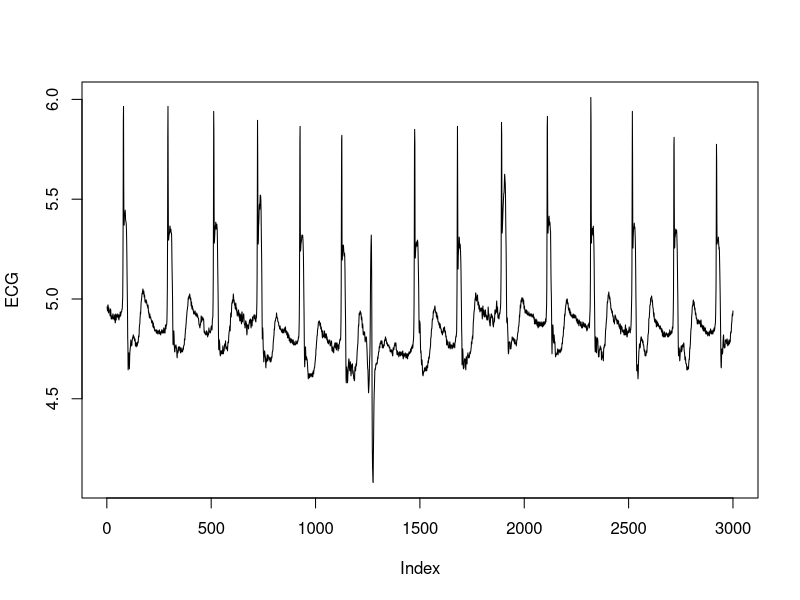
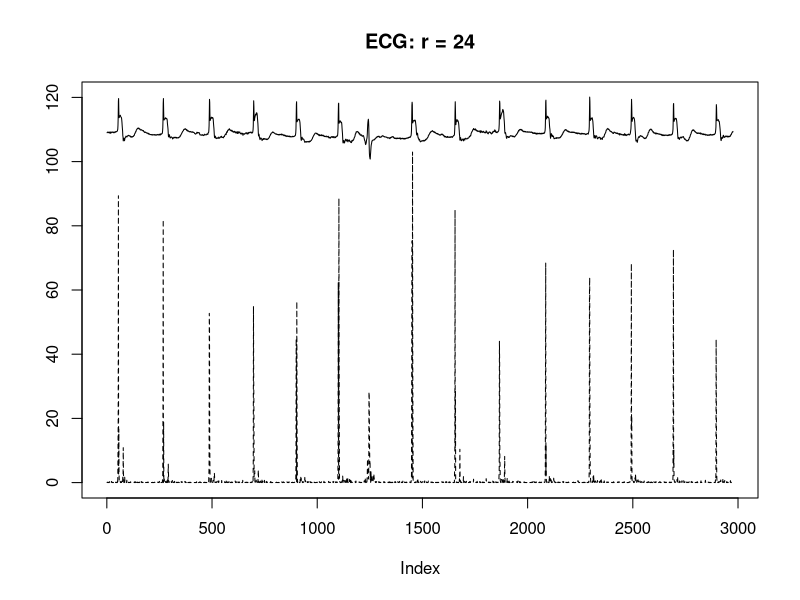

Here is the R script that generated these plots, in order:
# Keogh らによる心電図データに対し、自己回帰モデルによる異常検知を実行

# Keogh らによる心電図データ
# http://www.cs.ucr.edu/~eamonn/discords/qtdbsel102.txt
# http://www.cs.ucr.edu/~eamonn/discords/
dt <- read.table(file = "data/qtdbsel102.txt")
xi <- dt[3001:6000, 2]
# 検証データ部分を図示
plot(xi, ylab = "ECG", type = "l")

Dtr <- dt[1:3000, 2] # 訓練データ
Tt <- length(xi)
ar.model <- ar(Dtr) # 自己回帰モデルの学習
print(ar.model) # 学習されたモデルの表示

r <- ar.model$order # AIC で選択した次数
alpha <- ar.model$ar # AIC で選択した係数
xmean <- ar.model$x.mean
sig2 <- ar.model$var.pred
N <- Tt - r
X <- t(embed(xi - xmean, r))[, 1:N] # スライド窓による回帰データの準備
ypred <- t(X) %*% alpha + xmean # 予測値の計算
y <- xi[(1 + r):Tt] # 実測値
a <- (y - as.numeric(ypred)) ^ 2 / sig2 # 異常度の計算

y2 <- 10 * y + 60 # プロット用に適当に尺度変換
plot(
  y2,
  ylab = "",
  type = "l",
  ylim = c(0, 120),
  main = paste0("ECG: r = ", r)
)
lines(a, lty = 2) # 異常度を点線で重ね合わせる
